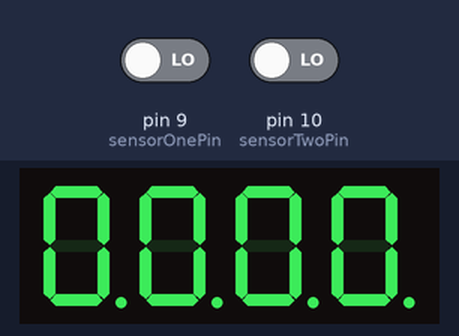
Bench run of a sketch on a simulated Arduino Uno, built with avr-gcc and run on an emulated ATmega328P. Shown: 4-digit seven-segment display. The test bench sets the inputs (shaded band); at power-on: pin 9 (sensorOnePin) LOW, pin 10 (sensorTwoPin) LOW.

Above: at 1.2 s.
1.3 s: pin 9 (sensorOnePin) driven HIGH
At 1.76 s:
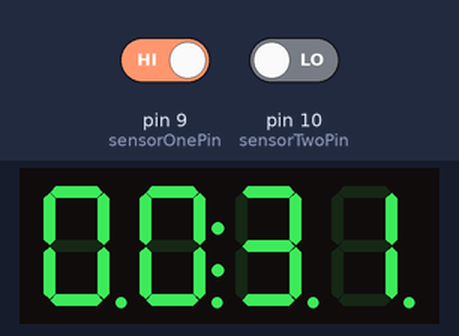
2.8 s: pin 10 (sensorTwoPin) driven HIGH
At 3.4 s:
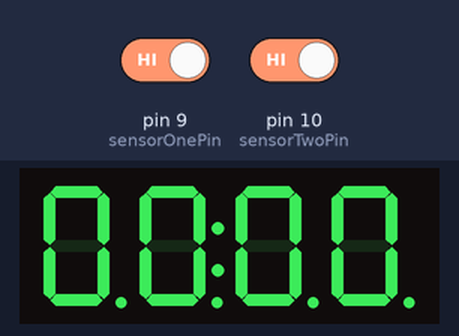
4.3 s: pin 10 (sensorTwoPin) driven LOW
At 4.46 s:
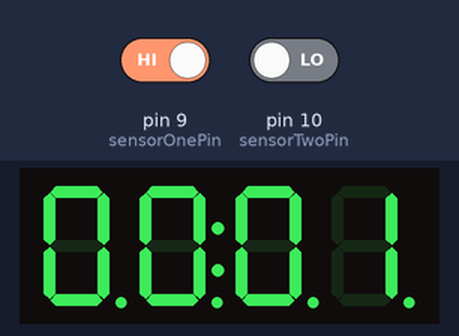
Timing chart, 0 to 7.3 s (numbered marks = the images above; inputs shaded):
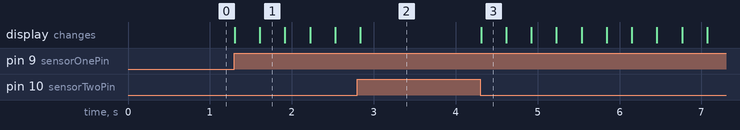

The sketch:

LegoRacer.ino
```cpp
// Include for boolean operations
#include <stdbool.h>

// Includes for the LED display
#include <Wire.h>
#include <Adafruit_GFX.h>
#include "Adafruit_LEDBackpack.h"

// Pins connected to each of the 2 sensors
const int sensorOnePin = 9;
const int sensorTwoPin = 10;

// LED display initialization
Adafruit_7segment matrix = Adafruit_7segment();

// Indicates if you want the dots to be displayed on the LED board (ex. 11:11). Initialized to true in setup().
bool drawDots;

// Each digit on LED display. Skips 2 because digit2 represents the colon in the time.
int dig0, dig1, dig3, dig4;


// State of timer. Can be 1 (timer running), or 2 (Timer stopped). State determined by sensor/button input in loop(). Ommitted state 0
// after it turns on initially (display 00:00) but can be re-included with a reset button as necessary.
int state;

void setup() {
    // Sensor 1 initializing
    pinMode(sensorOnePin, INPUT); // INPUT

    // Sensor 2 initializing
    pinMode(sensorTwoPin, INPUT);

    // Enable dots in time (ex: 11:11)
    drawDots = true;

  // I2C communication port for LED display
    matrix.begin(0x70);

    // Initializing each digit on LED display to 0. Skips 2 because digit2 represents the colon in the time.
    dig0 = 0, dig1=0, dig3=0, dig4 = 0;

    // Initialize state of timer. Can be 0 (00:00), 1 (timer running), or 2 (Timer stopped).
    state = 0;

    // Serial monitor for debugging.
    Serial.begin(9600);
}

void loop() {
      // Change state to 1 (running) if first sensor is triggered.
      if(digitalRead(sensorOnePin) == HIGH){
        state = 1;
      }

      if(state==0){ // If the state is 0, display 00:00. Again, can connect a reset button to enter this state. As of now,
          // it displays 00:00 only when the Arduino intitially turns on.
        resetTimer();
      } else if(state==1){ // if the state is 1, run timer.
        drawTime(); // The state may become 2 and display end time only in this function.
      }else{
        displayEndTime(); // If the state is 2, display most recent value stored in dig0, dig1, dig3, dig4. Digits set in drawTime() function.
      }

}

// Stopwatch function. If the first sensor is triggered, the program will enter this function.
void drawTime(){
    for (uint16_t counter = 0; counter < 9999; counter ++) { // uint16_t is an unsigned 16 bit integer data type
      // Storing the most current values of each digit on the LED display. These values are what the stopwatch will "freeze" to when stopped.
      // The counter represents the time displayed on the stop watch. The code below extracts each digit from the overal number. For
        // example, if the counter is 1456, dig0 will hold 1, dig1 will hold 4, dig3 holds 5, and dig4 holds 6.
        dig0=counter/1000;
        dig1 = (counter/100) % 10;
        dig3= (counter/10) % 10;
        dig4=counter % 10;

      // Writing each digits to the LED display.
      matrix.writeDigitNum(0, (counter / 1000), drawDots);
      matrix.writeDigitNum(1, (counter / 100) % 10, drawDots);
      matrix.drawColon(drawDots);
      matrix.writeDigitNum(3, (counter / 10) % 10, drawDots);
      matrix.writeDigitNum(4, counter % 10, drawDots);
      matrix.writeDisplay();

      delay(8); // This statement is needed or else the timer goes waaay too fast. THIS IS FOR THE FOR-LOOP NOT THE HARDWARE!
        // I compared the speed of the program to a real stopwatch, and a delay of 8ms makes the loop closest to 1 loop = 1s.

        // If the second sensor is triggered while the stopwatch is runing, increase the state to 2 and break out of the loop.
        // When the state is 2, it displays the digits stored in dig0 - dig4 (Freezes the stopwatch). Calls function displayEndTime()
        // in the main loop when state is 2.
      if(digitalRead(sensorTwoPin) == HIGH) {
          state = 2;
          break;
      }
  }
}

// When the state is equal to 2 (ie the sensor was triggered while the stopwatch was running), display the digits stored in dig0dig1:dig3dig4 (freeze the timer).
void displayEndTime(){
    matrix.writeDigitNum(0, dig0, drawDots);
    matrix.writeDigitNum(1, dig1, drawDots);
    matrix.drawColon(drawDots);
    matrix.writeDigitNum(3, dig3, drawDots);
    matrix.writeDigitNum(4, dig4, drawDots);
    matrix.writeDisplay();
}

// When the state is equal to 0, display 00:00. This is the default state and will also display 00:00 after the reset button is triggered,
void resetTimer(){
  matrix.writeDigitNum(0, 0, drawDots);
  matrix.writeDigitNum(1, 0, drawDots);
  matrix.writeDigitNum(3, 0, drawDots);
  matrix.writeDigitNum(4, 0, drawDots);
  matrix.writeDisplay();
}
```

Measured:
- after the input at 1.3 s, the display: first changes at once (image 1 shows a later state)
- after the input at 4.3 s, the display: changes at once (image 3)
